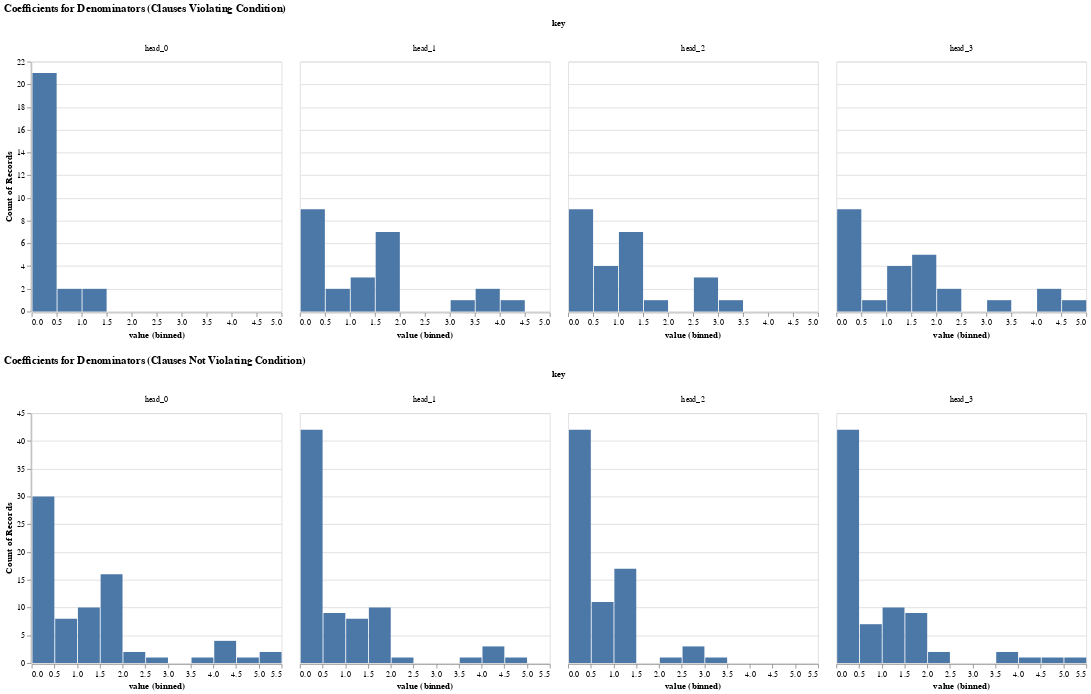

Here is the notebook cell this chart was saved with:
### Code cell
save_chart(
    hists(pd.DataFrame.from_dict(violating_denoms)).properties(
        title ="Coefficients for Denominators (Clauses Violating Condition)"
    )  & hists(pd.DataFrame.from_dict(non_violating_denoms)).properties(
        title ="Coefficients for Denominators (Clauses Not Violating Condition)"
    ),
    "img/denominators_unit_10.pdf",
)

### Figure 1 — Vega-Lite specification as saved in the notebook (floating-point values rounded to 4 significant figures)
{"config": {"view": {"continuousWidth": 300, "continuousHeight": 300}}, "vconcat": [{"data": {"name": "data-ce92b21109cdfb6571fc457aef408ad7"}, "mark": {"type": "bar"}, "encoding": {"column": {"field": "key", "type": "nominal"}, "x": {"bin": {"maxbins": 20}, "field": "value", "type": "quantitative"}, "y": {"aggregate": "count", "type": "quantitative"}}, "height": 300, "title": "Coefficients for Denominators (Clauses Violating Condition)", "transform": [{"fold": ["head_0", "head_1", "head_2", "head_3"]}], "width": 300}, {"data": {"name": "data-31eeec9a15196bc6387e2e664b6dd06d"}, "mark": {"type": "bar"}, "encoding": {"column": {"field": "key", "type": "nominal"}, "x": {"bin": {"maxbins": 20}, "field": "value", "type": "quantitative"}, "y": {"aggregate": "count", "type": "quantitative"}}, "height": 300, "title": "Coefficients for Denominators (Clauses Not Violating Condition)", "transform": [{"fold": ["head_0", "head_1", "head_2", "head_3"]}], "width": 300}], "$schema": "https://vega.github.io/schema/vega-lite/v5.20.1.json", "datasets": {"data-ce92b21109cdfb6571fc457aef408ad7": [{"head_0": 0.7117, "head_1": 0.7976, "head_2": 0.7284, "head_3": 0.7143}, {"head_0": 0.02026, "head_1": 1.774, "head_2": 1.464, "head_3": 0.0339}, {"head_0": 0.02025, "head_1": 0.02936, "head_2": 1.389, "head_3": 1.711}, {"head_0": 1.107, "head_1": 1.181, "head_2": 0.8532, "head_3": 1.055}, {"head_0": 0.02524, "head_1": 1.693, "head_2": 0.09511, "head_3": 1.527}, {"head_0": 0.01783, "head_1": 1.642, "head_2": 1.442, "head_3": 0.03685}, {"head_0": 0.0001118, "head_1": 3.687, "head_2": 2.944, "head_3": 0.0004794}, {"head_0": 9.377e-05, "head_1": 0.1036, "head_2": 3.077, "head_3": 0.1349}, {"head_0": 0.01748, "head_1": 1.87, "head_2": 1.519, "head_3": 0.03471}, {"head_0": 8.662e-05, "head_1": 4.16, "head_2": 0.392, "head_3": 0.1077}, {"head_0": 0.02043, "head_1": 0.02159, "head_2": 1.348, "head_3": 1.726}, {"head_0": 0.0001116, "head_1": 0.09851, "head_2": 2.998, "head_3": 0.1509}, {"head_0": 0.0001396, "head_1": 0.0002571, "head_2": 2.559, "head_3": 4.404}, {"head_0": 0.02049, "head_1": 0.02579, "head_2": 1.446, "head_3": 2.112}, {"head_0": 0.0001051, "head_1": 0.08672, "head_2": 0.3174, "head_3": 4.627}, {"head_0": 1.042, "head_1": 1.002, "head_2": 0.7808, "head_3": 1.061}, {"head_0": 0.01864, "head_1": 1.819, "head_2": 1.497, "head_3": 0.03799}, {"head_0": 0.01901, "head_1": 0.02686, "head_2": 1.452, "head_3": 2.113}, {"head_0": 0.8583, "head_1": 0.9493, "head_2": 0.7106, "head_3": 1.027}, {"head_0": 0.02404, "head_1": 1.823, "head_2": 0.0862, "head_3": 1.872}, {"head_0": 0.028, "head_1": 1.438, "head_2": 0.1068, "head_3": 1.443}, {"head_0": 0.0001381, "head_1": 3.68, "head_2": 0.4588, "head_3": 0.09774}, {"head_0": 0.0001409, "head_1": 0.07104, "head_2": 0.3973, "head_3": 4.151}, {"head_0": 0.03045, "head_1": 1.683, "head_2": 0.1108, "head_3": 1.721}, {"head_0": 0.0001616, "head_1": 3.115, "head_2": 0.006332, "head_3": 3.367}], "data-31eeec9a15196bc6387e2e664b6dd06d": [{"head_0": 1.368, "head_1": 0.02374, "head_2": 1.173, "head_3": 0.03057}, {"head_0": 0.1083, "head_1": 0.0001594, "head_2": 0.2191, "head_3": 5.03}, {"head_0": 0.06148, "head_1": 0.1505, "head_2": 2.812, "head_3": 0.000522}, {"head_0": 0.1917, "head_1": 0.06489, "head_2": 0.004159, "head_3": 3.834}, {"head_0": 0.06365, "head_1": 0.0002658, "head_2": 2.662, "head_3": 0.2293}, {"head_0": 4.371, "head_1": 0.1375, "head_2": 0.3023, "head_3": 0.0002933}, {"head_0": 1.473, "head_1": 0.02056, "head_2": 1.25, "head_3": 0.02688}, {"head_0": 0.1399, "head_1": 4.055, "head_2": 0.006106, "head_3": 0.08978}, {"head_0": 1.879, "head_1": 1.987, "head_2": 0.09032, "head_3": 0.034}, {"head_0": 1.482, "head_1": 1.655, "head_2": 0.08084, "head_3": 0.02997}, {"head_0": 2.03, "head_1": 0.02434, "head_2": 0.06729, "head_3": 2.005}, {"head_0": 1.628, "head_1": 0.02222, "head_2": 0.05935, "head_3": 1.669}, {"head_0": 1.134, "head_1": 1.048, "head_2": 0.9965, "head_3": 1.078}, {"head_0": 0.1148, "head_1": 4.528, "head_2": 0.004252, "head_3": 0.1128}, {"head_0": 1.913, "head_1": 2.02, "head_2": 0.0883, "head_3": 0.03411}, {"head_0": 0.01986, "head_1": 1.347, "head_2": 0.0822, "head_3": 1.37}, {"head_0": 0.02273, "head_1": 1.237, "head_2": 0.09851, "head_3": 1.268}, {"head_0": 0.02687, "head_1": 1.454, "head_2": 0.1148, "head_3": 1.395}, {"head_0": 0.1036, "head_1": 0.1216, "head_2": 0.3504, "head_3": 0.1599}, {"head_0": 0.1141, "head_1": 0.0001693, "head_2": 0.2325, "head_3": 4.836}, {"head_0": 0.07461, "head_1": 4.461, "head_2": 0.3669, "head_3": 0.0003078}, {"head_0": 0.1594, "head_1": 0.1179, "head_2": 0.2903, "head_3": 0.1846}, {"head_0": 4.598, "head_1": 0.0001469, "head_2": 0.2073, "head_3": 0.169}, {"head_0": 0.5956, "head_1": 0.7106, "head_2": 0.6361, "head_3": 0.6888}, {"head_0": 0.9067, "head_1": 0.9103, "head_2": 0.7715, "head_3": 0.9921}, {"head_0": 1.037, "head_1": 0.9686, "head_2": 0.9039, "head_3": 1.062}, {"head_0": 2.904, "head_1": 0.0003328, "head_2": 2.39, "head_3": 0.0006344}, {"head_0": 0.8056, "head_1": 0.838, "head_2": 0.6946, "head_3": 0.7897}, {"head_0": 1.653, "head_1": 0.0324, "head_2": 1.365, "head_3": 0.03558}, {"head_0": 1.121, "head_1": 1.036, "head_2": 0.9835, "head_3": 1.07}, {"head_0": 0.01996, "head_1": 0.03002, "head_2": 1.299, "head_3": 1.686}, {"head_0": 0.01623, "head_1": 0.02541, "head_2": 1.258, "head_3": 1.776}, {"head_0": 0.1614, "head_1": 0.08001, "head_2": 0.002575, "head_3": 4.333}, {"head_0": 2.052, "head_1": 0.02245, "head_2": 0.0603, "head_3": 2.066}, {"head_0": 0.01561, "head_1": 1.552, "head_2": 1.304, "head_3": 0.03392}, {"head_0": 0.01612, "head_1": 0.01724, "head_2": 1.263, "head_3": 1.556}, {"head_0": 3.554, "head_1": 3.75, "head_2": 0.00591, "head_3": 0.0003549}, {"head_0": 5.053, "head_1": 0.1085, "head_2": 0.003471, "head_3": 0.1385}, {"head_0": 0.09571, "head_1": 0.1438, "head_2": 0.2702, "head_3": 0.173}, {"head_0": 1.657, "head_1": 0.03475, "head_2": 1.33, "head_3": 0.04971}, {"head_0": 0.01375, "head_1": 1.498, "head_2": 1.369, "head_3": 0.02183}, {"head_0": 0.01646, "head_1": 1.645, "head_2": 1.386, "head_3": 0.02562}, {"head_0": 1.536, "head_1": 1.55, "head_2": 0.08717, "head_3": 0.02282}, {"head_0": 1.655, "head_1": 0.01627, "head_2": 0.06235, "head_3": 1.482}, {"head_0": 1.539, "head_1": 1.562, "head_2": 0.07937, "head_3": 0.02099}, {"head_0": 1.529, "head_1": 1.733, "head_2": 0.09372, "head_3": 0.02474}, {"head_0": 0.8264, "head_1": 0.8702, "head_2": 0.7296, "head_3": 0.7774}, {"head_0": 1.69, "head_1": 1.751, "head_2": 0.08785, "head_3": 0.03534}, {"head_0": 0.1624, "head_1": 0.07844, "head_2": 0.4884, "head_3": 0.09848}, {"head_0": 0.791, "head_1": 0.692, "head_2": 0.7271, "head_3": 0.7612}, {"head_0": 0.5382, "head_1": 0.5643, "head_2": 0.5747, "head_3": 0.5453}, {"head_0": 0.0793, "head_1": 4.429, "head_2": 0.3456, "head_3": 0.0003445}, {"head_0": 0.09491, "head_1": 0.1275, "head_2": 0.3529, "head_3": 0.1528}, {"head_0": 5.008, "head_1": 0.09914, "head_2": 0.00314, "head_3": 0.144}, {"head_0": 0.01659, "head_1": 0.01907, "head_2": 1.273, "head_3": 1.574}, {"head_0": 4.029, "head_1": 0.0001867, "head_2": 0.002778, "head_3": 3.886}, {"head_0": 1.757, "head_1": 0.02872, "head_2": 1.417, "head_3": 0.04056}, {"head_0": 1.409, "head_1": 0.02684, "head_2": 1.219, "head_3": 0.03576}, {"head_0": 0.01629, "head_1": 1.475, "head_2": 1.347, "head_3": 0.02592}, {"head_0": 4.022, "head_1": 0.1571, "head_2": 0.2588, "head_3": 0.0004051}, {"head_0": 1.747, "head_1": 1.902, "head_2": 0.09999, "head_3": 0.0305}, {"head_0": 4.195, "head_1": 0.0002248, "head_2": 0.1787, "head_3": 0.1935}, {"head_0": 1.852, "head_1": 0.02617, "head_2": 0.07334, "head_3": 1.631}, {"head_0": 0.0841, "head_1": 0.0001859, "head_2": 2.871, "head_3": 0.1972}, {"head_0": 0.8992, "head_1": 0.8729, "head_2": 0.7275, "head_3": 1.026}, {"head_0": 1.64, "head_1": 0.01411, "head_2": 0.05164, "head_3": 1.498}, {"head_0": 0.01966, "head_1": 1.502, "head_2": 0.077, "head_3": 1.545}, {"head_0": 1.662, "head_1": 0.02499, "head_2": 0.06382, "head_3": 1.647}, {"head_0": 0.06707, "head_1": 0.1305, "head_2": 3.082, "head_3": 0.0003372}, {"head_0": 1.788, "head_1": 0.01813, "head_2": 0.05923, "head_3": 1.701}, {"head_0": 1.349, "head_1": 0.03881, "head_2": 1.203, "head_3": 0.03592}, {"head_0": 0.8116, "head_1": 0.7675, "head_2": 0.7425, "head_3": 0.7291}, {"head_0": 1.115, "head_1": 1.117, "head_2": 1.014, "head_3": 1.039}, {"head_0": 0.1787, "head_1": 0.1022, "head_2": 0.2409, "head_3": 0.2199}, {"head_0": 1.482, "head_1": 0.02895, "head_2": 1.255, "head_3": 0.05023}]}}
